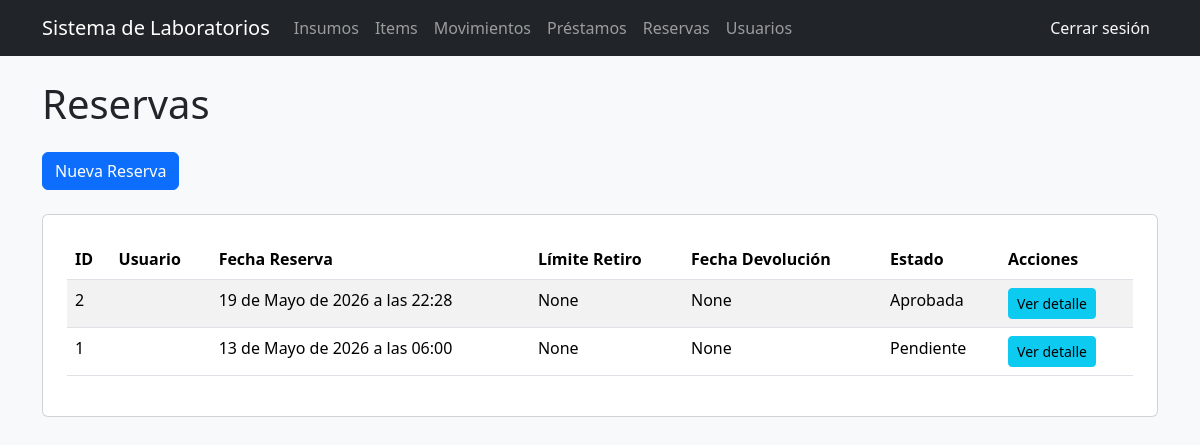
Page /reservas/ (signed in) on the earlier database version.
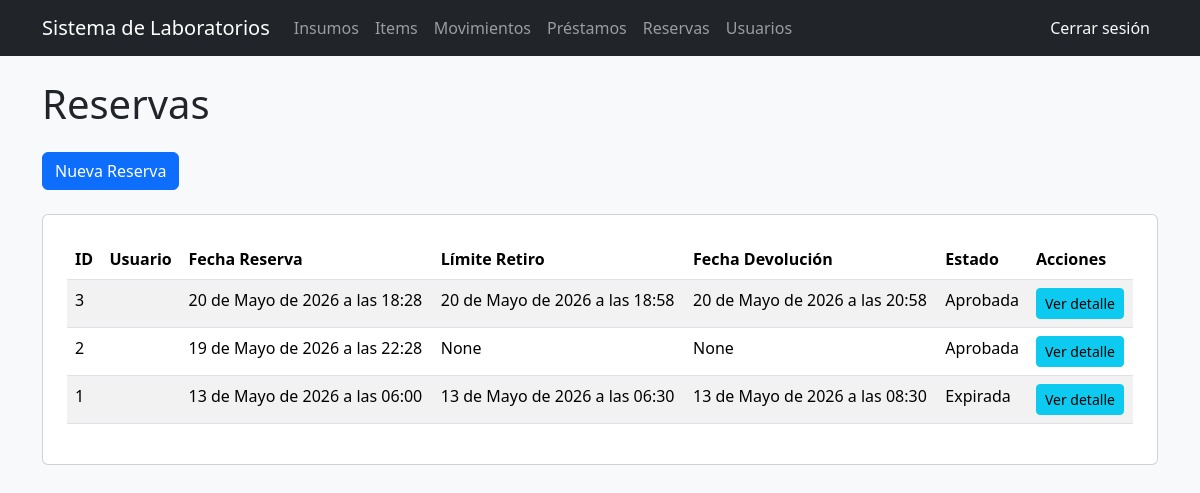
Same page on the later database version.
### reservas/models.py (models this page shows, shortened)
class Reserva(models.Model):
    usuario = models.ForeignKey(
        'users.Usuario',
        on_delete=models.CASCADE
    )
    fecha_reserva = models.DateTimeField()
    hora_limite_retiro = models.DateTimeField(
        null=True,
        blank=True
    )
    fecha_devolucion = models.DateTimeField(
        null=True,
        blank=True
    )
    estado = models.ForeignKey(
        EstadoReserva,
        on_delete=models.CASCADE,
        null=True,
        blank=True
    )
    fecha_creacion = models.DateTimeField(auto_now_add=True)

class EstadoReserva(models.Model):
    nombre = models.CharField(max_length=50)
    def __str__(self):
        return self.nombre

### reservas/views.py (the view)
# urls.py: path('', lista_reservas, name='lista_reservas'),
@rol_requerido('Administrador', 'Encargado', 'Docente', 'Estudiante')
def lista_reservas(request):
    reservas = Reserva.objects.all().order_by('-fecha_creacion')
    return render(
        request,
        'reservas/lista.html',
        {
            'reservas': reservas
        }
    )

### users/models.py (called while the page is built)
    def __str__(self):
        return self.username

### templates/reservas/lista.html
{% extends 'base_general.html' %}
{% block contenido %}
<h1 class="mb-4">Reservas</h1>
<a href="/reservas/crear/" class="btn btn-primary mb-4">
    Nueva Reserva
</a>
<div class="card p-4">
    <table class="table table-striped">
        <thead>
            <tr>
                <th>ID</th>
                <th>Usuario</th>
                <th>Fecha Reserva</th>
                <th>Límite Retiro</th>
                <th>Fecha Devolución</th>
                <th>Estado</th>
                <th>Acciones</th>
            </tr>
        </thead>
        <tbody>
            {% for reserva in reservas %}
            <tr>
                <td>{{ reserva.id }}</td>
                <td>{{ reserva.usuario }}</td>
                <td>{{ reserva.fecha_reserva }}</td>
                <td>{{ reserva.hora_limite_retiro }}</td>
                <td>{{ reserva.fecha_devolucion }}</td>
                <td>{{ reserva.estado }}</td>
                <td>
                    <a
                        href="/reservas/{{ reserva.id }}/"
                        class="btn btn-info btn-sm"
                    >
                        Ver detalle
                    </a>
                </td>
            </tr>
            {% endfor %}
        </tbody>
    </table>
</div>
{% endblock %}

Differences in the rows shown:
added Reserva: id "3", fecha_reserva "20 de Mayo de 2026 a las 18:28", hora_limite_retiro "20 de Mayo de 2026 a las 18:58", fecha_devolucion "20 de Mayo de 2026 a las 20:58", estado "Aprobada"
changed Reserva id 1: hora_limite_retiro "None" → "13 de Mayo de 2026 a las 06:30"; fecha_devolucion "None" → "13 de Mayo de 2026 a las 08:30"; estado "Pendiente" → "Expirada"
